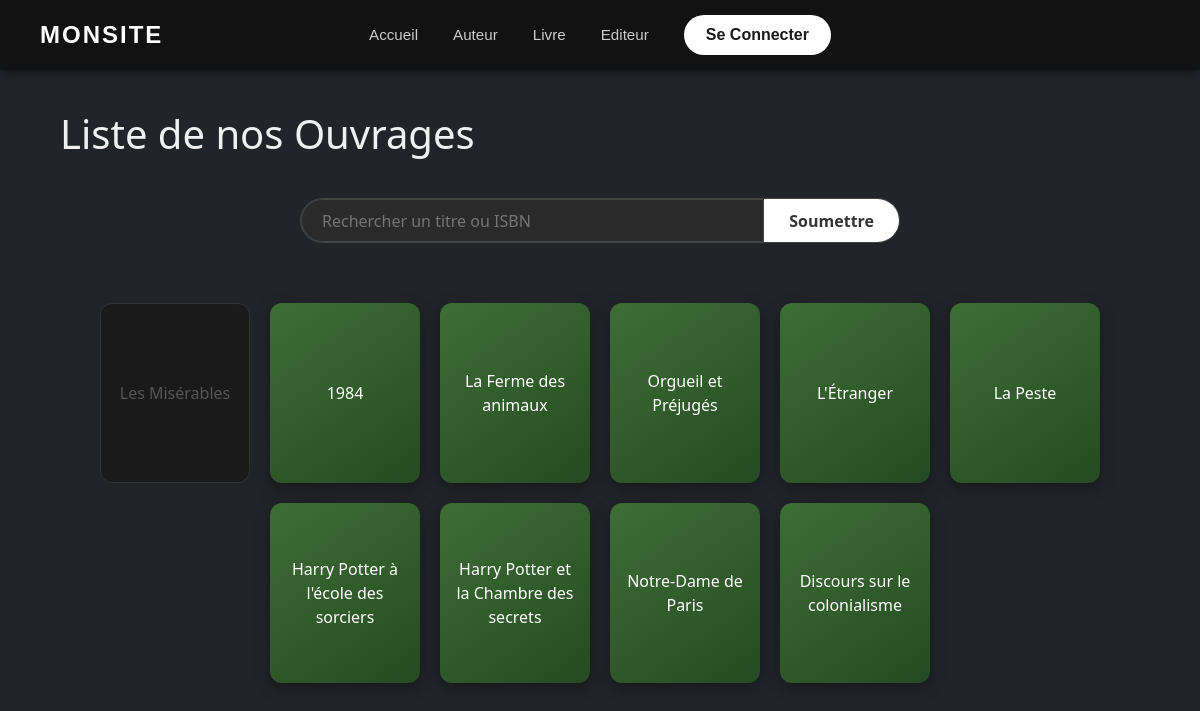
Screenshot of /book with the database file from the repository.
### backoffice/models.py (models this page shows)
class Title(models.Model):
    title = models.CharField(max_length=255)
    year_published = models.SmallIntegerField()
    isbn = models.CharField(primary_key=True, max_length=20)
    pubid = models.IntegerField()
    description = models.CharField(max_length=50)
    notes = models.CharField(max_length=50)
    subject = models.CharField(max_length=50)
    comments = models.TextField()
    pubid = models.ForeignKey("Publishers", on_delete=models.CASCADE)
    authors = models.ManyToManyField("Author", related_name="title_authors", blank=True, default=None)
    reserved = models.BooleanField(default=False)

### backoffice/views.py (the view)
# urls.py: path('book', views.book, name="book"),
def book(request):
    querry = request.GET.get("querryTitle", "")
    if (querry):
        book = Title.objects.filter(Q(title__icontains=querry) | Q(isbn__icontains=querry) | Q(subject__icontains=querry))
    else:
        book = Title.objects.all()
    return render(request, 'book/book.html', {'book': book, 'querry': querry, 'active_nav': 'book'})

### backoffice/templates/book/book.html
{% extends "gabari.html" %}
{% block content %}
  <h1 class="newH1">Liste de nos Ouvrages</h1>
  <form class="search-container" method="GET">
    <input class="search-input" type="text" name="querryTitle" placeholder="Rechercher un titre ou ISBN" value="{{querry}}">
    <input class="search-submit" type="submit" value="Soumettre">
  </form>
  <div class="container-des-livres">
  {% for b in book %}
      {% if b.reserved %}
        <a href="{% url 'book_detail' book_id=b.isbn %}" class="livreR">{{b.title}}</a>
      {% else %}
        <a href="{% url 'book_detail' book_id=b.isbn %}" class="carte-livre">{{b.title}}</a>
      {% endif %}
  {% endfor %}
  </div>
{% endblock %}

### backoffice/static/css/style.css (style rules this page uses)
.search-container { display: flex; height: 45px; max-width: 600px; margin: 40px auto; background: #333; border-radius: 25px; overflow: hidden; border: 1px solid #444; }
.search-input { flex: 1; background: transparent; border: none; padding: 0 20px; color: white; outline: none; }
.search-submit { background: #ffffff; color: #333; border: none; padding: 0 25px; font-weight: bold; cursor: pointer; height: 100%; transition: background 0.3s; }
input[type="text"] { padding: 10px 20px; border-radius: 25px 0 0 25px; border: 1px solid #444; background-color: #2a2a2a; color: white; outline: none; transition: border-color 0.3s; }
.newH1 { color: #f0f0f0; font-family: 'Segoe UI', sans-serif; margin: 40px 0 30px 5%; }
.container-des-livres { display: flex; flex-wrap: wrap; gap: 20px; padding: 20px 5%; justify-content: center; }
.carte-livre { display: flex; align-items: center; justify-content: center; text-align: center; width: 150px; height: 180px; padding: 15px; border-radius: 12px; background: linear-gradient(145deg, #3d6e35, #264a22); color: #ffffff !important; text-decoration: none !important; box-shadow: 0 4px 15px rgba(0, 0, 0, 0.4); font-weight: 500; transition: all 0.3s ease; }
.livreR { display: flex; align-items: center; justify-content: center; text-align: center; width: 150px; height: 180px; padding: 15px; border-radius: 12px; background: #1a1a1a; color: #555555 !important; text-decoration: none !important; border: 1px solid #333; cursor: not-allowed; transition: all 0.2s; }
h1 { color: #ffffff; font-family: 'Segoe UI', sans-serif; margin: 40px 0 30px 5%; }

### rows the page displays
Title: title "Les Misérables"
Title: title "1984"
Title: title "La Ferme des animaux"
Title: title "Orgueil et Préjugés"
Title: title "L'Étranger"
Title: title "La Peste"
Title: title "Harry Potter à l'école des sorciers"
Title: title "Harry Potter et la Chambre des secrets"
Title: title "Notre-Dame de Paris"
Title: title "Discours sur le colonialisme"
